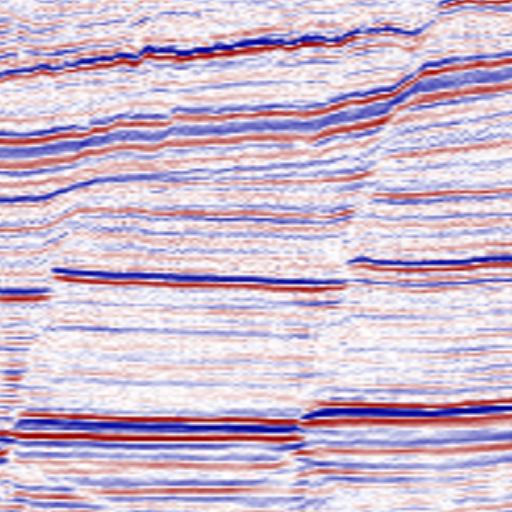
#> input picture modeling/pally/seismic-1240_1240_398_0.png, 512 x 512 px
$ jupyter execute --allow-errors coherency.ipynb   (older library calls are emulated)
#> lines starting #> are read from the running program, lines starting #| are printed output that depends on the picture; after the words box and inside, x2 and y2 are one past the last pixel; in counts of white or black regions, pixels touching at a corner belong together
[cell 1]
import scipy.ndimage as ndi
from PIL import Image
import numpy as np
import matplotlib.pyplot as plt
from scipy.ndimage import generic_filter

# Define a function to compute semblance (coherency) over a window
def compute_coherency(image_data, window_size=3):
    coherence = ndi.correlate(image_data, np.ones((window_size, window_size)), mode='constant')
    return coherence

# Define a function to compute variance over a window
def compute_variance(image_data, window_size):
    return generic_filter(image_data, np.var, size=(window_size, window_size))

# Load the PNG image
image_path = 'seismic-1240_1240_398_0.png'  # Replace with your image path
image = Image.open(image_path).convert('L')  # Convert to grayscale
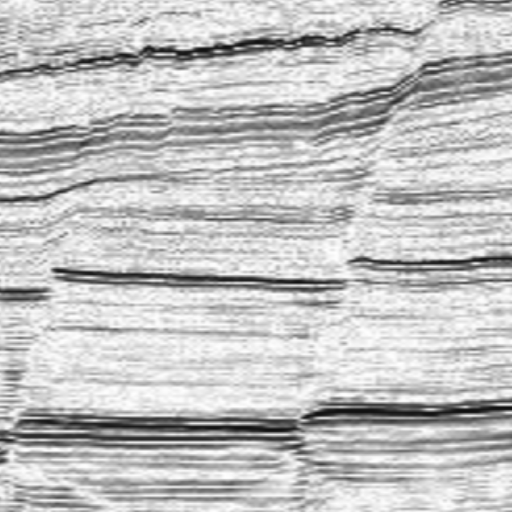
#> image: PIL image 512x512 L; min 16, max 255, mean 193.5
seismic_data = np.array(image)  # Convert to NumPy array

# Compute coherency and variance attributes
coherency_output = compute_coherency(seismic_data, window_size=3)
#> in compute_coherency, `coherence = ndi.correlate(image_data, np.ones((window_size, window_siz..`:
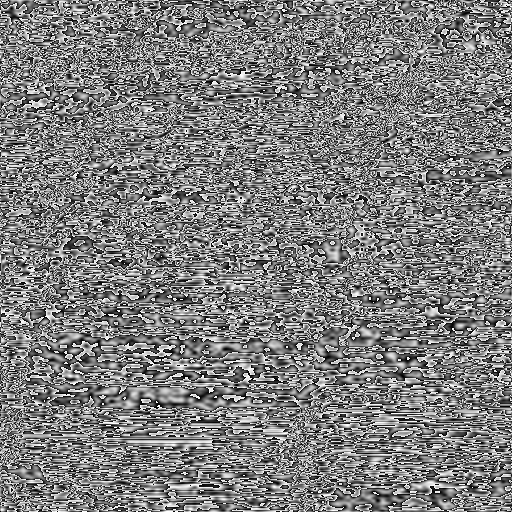
#> coherence: shape (512, 512); min 0, max 255, mean 125.8
variance_output = compute_variance(seismic_data, window_size=3)
#> in compute_variance, `return generic_filter(image_data, np.var, size=(window_size, window_si..`:
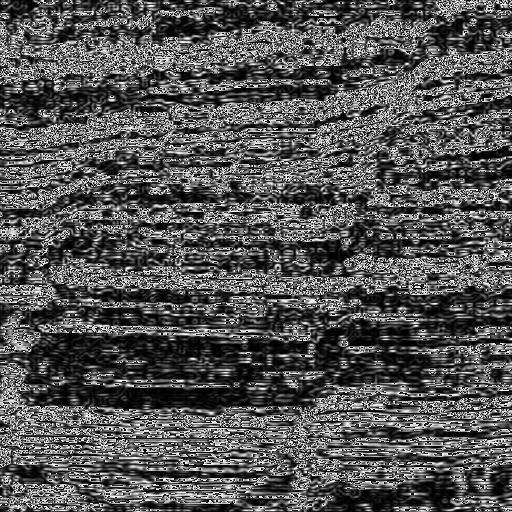
#> returned value: shape (512, 512); min 0, max 255, mean 84.7

# Display the results
plt.figure(figsize=(12, 6))

# Coherency attribute
plt.subplot(1, 2, 1)
plt.imshow(coherency_output, cmap='hot')
plt.colorbar()
plt.title('Coherency Attribute')
plt.axis('off')

# Variance attribute
plt.subplot(1, 2, 2)
plt.imshow(variance_output, cmap='hot')
plt.colorbar()
plt.title('Variance Attribute')
plt.axis('off')

plt.tight_layout()
plt.show()
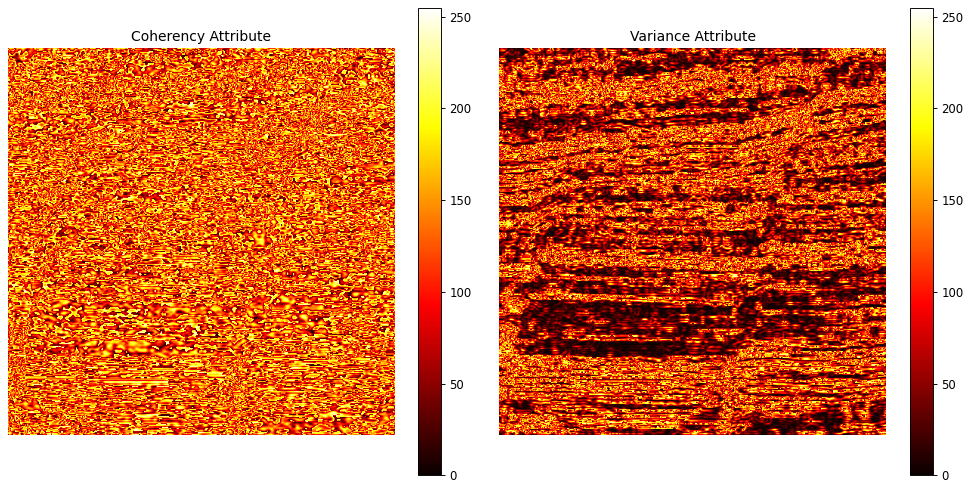
#> figure drawn by matplotlib, 4 panels

[cell 2]
import cv2
import torch
import numpy as np
import matplotlib.pyplot as plt

# Load the seismic image using OpenCV
image_path = 'seismic-1240_1240_398_0.png'  # Replace with your image path
image = cv2.imread(image_path, cv2.IMREAD_GRAYSCALE)  # Load as grayscale
#> image: shape (512, 512); min 16, max 255, mean 193
#> (the rest of this cell did not finish here and is left out)

[cell 3]
import os
import cv2
import numpy as np
import torch
import torch.nn as nn
import torch.optim as optim
from torch.utils.data import Dataset, DataLoader
import matplotlib.pyplot as plt
from sklearn.model_selection import train_test_split

# 1. Dataset Preparation
class SeismicDataset(Dataset):
    # [4 lines left out: function __init__, not called in this run]

    def __len__(self):
        return len(self.images)

    # [12 lines left out: function __getitem__, not called in this run]

# 2. U-Net Model Definition
class UNet(nn.Module):
    # [52 lines left out: functions __init__, forward, train_model, not called in this run]

# 4. Main Script
#> (the rest of this cell did not finish here and is left out)

[cell 4]
import cv2
import numpy as np
import matplotlib.pyplot as plt
from scipy.ndimage import gaussian_filter

# 1. Load the Seismic Image
image_path = 'seismic-1240_1240_398_0.png'  # Replace with your seismic image file
seismic_image = cv2.imread(image_path, cv2.IMREAD_GRAYSCALE)

# Normalize the image
seismic_image = seismic_image.astype(np.float32) / 255.0

# 2. Apply a Gradient Operation to Highlight Discontinuities
# Sobel filter to compute gradients
sobel_x = cv2.Sobel(seismic_image, cv2.CV_64F, 1, 0, ksize=3)
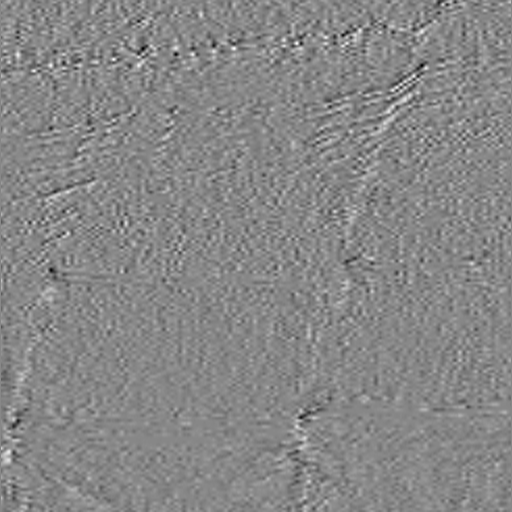
#> sobel_x: shape (512, 512) float64; min -1.24, max 1.09, mean 0.000247; drawn with min black and max white
sobel_y = cv2.Sobel(seismic_image, cv2.CV_64F, 0, 1, ksize=3)
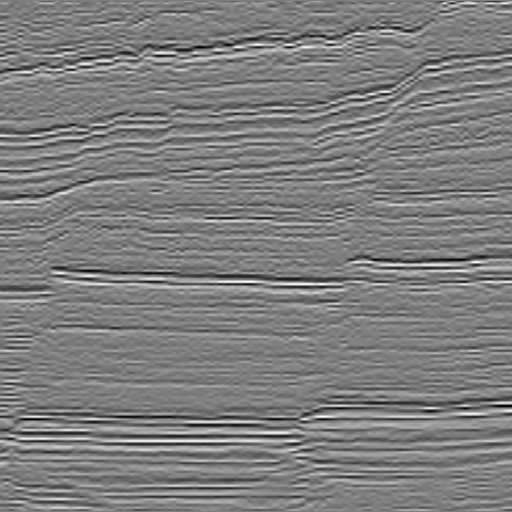
#> sobel_y: shape (512, 512) float64; min -2.49, max 2.53, mean 0.00066; drawn with min black and max white

# Gradient magnitude
gradient_magnitude = np.sqrt(sobel_x**2 + sobel_y**2)

# 3. Optional: Apply Variance or Coherency as Seismic Attributes
# Variance computation in a sliding window
window_size = 5
variance_image = seismic_image.copy()
for i in range(window_size // 2, seismic_image.shape[0] - window_size // 2):
    for j in range(window_size // 2, seismic_image.shape[1] - window_size // 2):
        window = seismic_image[i - window_size // 2 : i + window_size // 2 + 1,
                               j - window_size // 2 : j + window_size // 2 + 1]
        variance_image[i, j] = np.var(window)
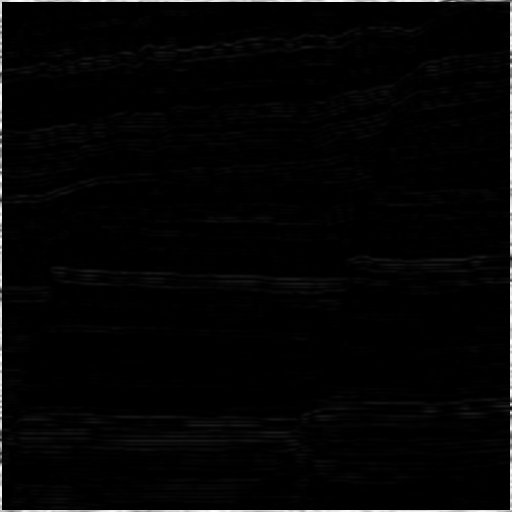
#> variance_image: shape (512, 512) float32; min 1.09e-05, max 0.992, mean 0.0197

# 4. Postprocessing to Enhance Fault Lines
# Apply Gaussian smoothing
smoothed_gradient = gaussian_filter(gradient_magnitude, sigma=1)
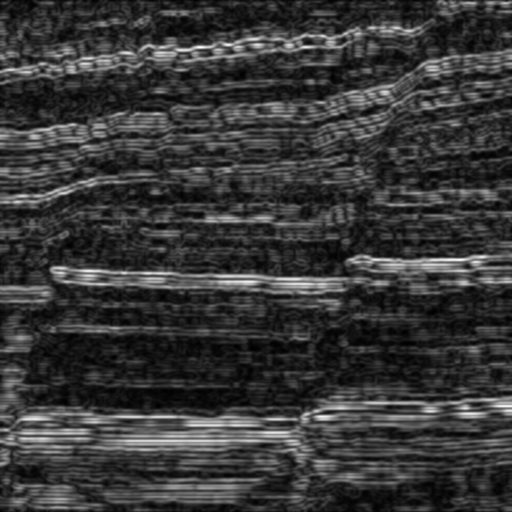
#> smoothed_gradient: shape (512, 512) float64; min 0.0229, max 1.87, mean 0.43; drawn with min black and max white

# Thresholding to extract prominent features
_, fault_map = cv2.threshold(smoothed_gradient, 0.2, 1.0, cv2.THRESH_BINARY)
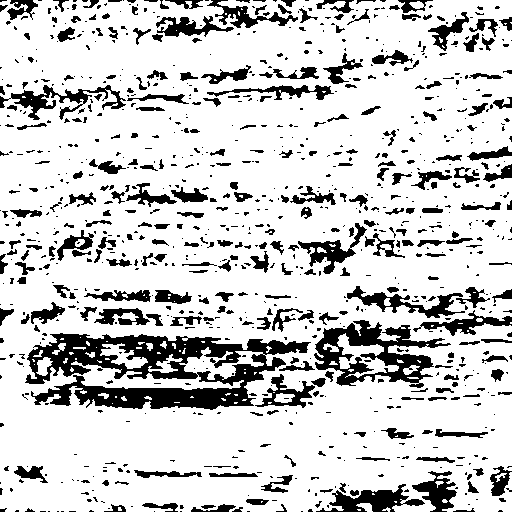
#> fault_map: shape (512, 512) float64; values 0 (black) and 1 (white), 80.7% white; 970 black regions (672 under 20 px), largest, box (x1, y1, x2, y2) and area: (25, 333, 311, 410) 10634, (314, 320, 451, 388) 3746, (0, 85, 126, 120) 1314

# 5. Visualization
plt.figure(figsize=(12, 8))

# Original Seismic Image
plt.subplot(2, 2, 1)
plt.title("Original Seismic Image")
plt.imshow(seismic_image, cmap="gray")
plt.axis("off")

# Gradient Magnitude
plt.subplot(2, 2, 2)
plt.title("Gradient Magnitude")
plt.imshow(gradient_magnitude, cmap="hot")
plt.axis("off")

# Variance Attribute
plt.subplot(2, 2, 3)
plt.title("Variance Attribute")
plt.imshow(variance_image, cmap="hot")
plt.axis("off")

# Fault Map
plt.subplot(2, 2, 4)
plt.title("Extracted Fault Map")
plt.imshow(fault_map, cmap="gray")
plt.axis("off")

plt.tight_layout()
plt.show()

[cell 5]
import cv2
import numpy as np
import matplotlib.pyplot as plt
from scipy.ndimage import gaussian_filter

# 1. Load the Seismic Image
image_path = 'seismic-1240_1240_398_0.png'  # Replace with your seismic image file
seismic_image = cv2.imread(image_path, cv2.IMREAD_GRAYSCALE)

# Normalize the image
seismic_image = seismic_image.astype(np.float32) / 255.0

# 2. Apply a Vertical Filter
# Sobel filter for vertical changes (Y-axis gradient)
sobel_vertical = cv2.Sobel(seismic_image, cv2.CV_64F, 0, 1, ksize=3)

# Optional: Compute the absolute value to ignore direction
vertical_gradient = np.abs(sobel_vertical)

# 3. Postprocessing to Enhance Fault Features
# Apply Gaussian smoothing to reduce noise
smoothed_gradient = gaussian_filter(vertical_gradient, sigma=1)

# Thresholding to extract prominent vertical features
_, fault_map = cv2.threshold(smoothed_gradient, 0.2, 1.0, cv2.THRESH_BINARY)
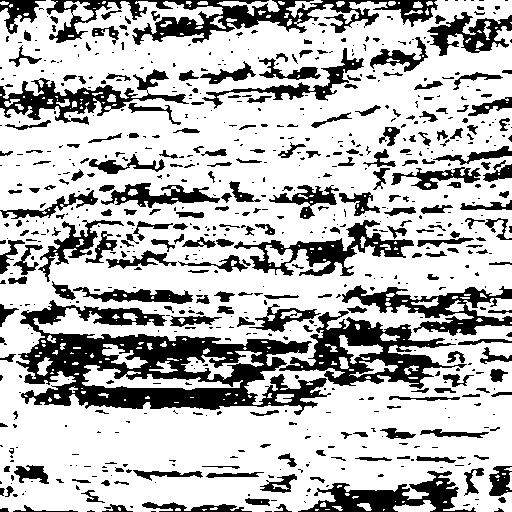
#> fault_map: shape (512, 512) float64; values 0 (black) and 1 (white), 72.2% white; 710 black regions (458 under 20 px), largest, box (x1, y1, x2, y2) and area: (16, 300, 331, 415) 15024, (46, 0, 438, 45) 5829, (279, 311, 467, 389) 5150

# 4. Visualization
plt.figure(figsize=(12, 6))

# Original Seismic Image
plt.subplot(1, 3, 1)
plt.title("Original Seismic Image")
plt.imshow(seismic_image, cmap="gray")
plt.axis("off")

# Vertical Gradient (Sobel-Y)
plt.subplot(1, 3, 2)
plt.title("Vertical Gradient (Sobel-Y)")
plt.imshow(vertical_gradient, cmap="hot")
plt.axis("off")

# Fault Map
plt.subplot(1, 3, 3)
plt.title("Extracted Fault Map")
plt.imshow(fault_map, cmap="gray")
plt.axis("off")

plt.tight_layout()
plt.show()
